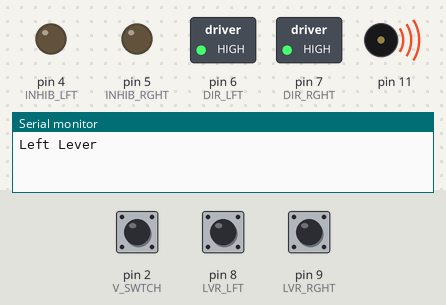
The sketch below on a simulated Arduino Uno, built with avr-gcc and run on an emulated ATmega328P. Parts: switched loads named in the sketch (green lamp = pin HIGH), output pins drawn as LEDs (lit = HIGH), buzzer (waves = sounding), the last lines printed to the serial monitor. Dashed ring = blinking. Inputs (shaded band) come from the test bench; at power-on: pin 2 (V_SWTCH) HIGH, pin 8 (LVR_LFT) HIGH, pin 9 (LVR_RGHT) HIGH.

Above: at 0.3 s.
At 3.5 s:
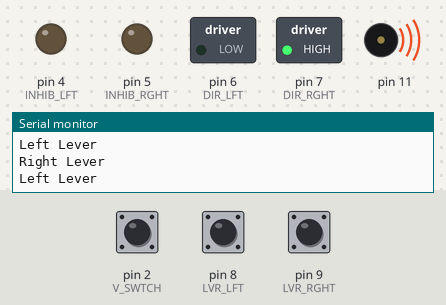
Timing chart, 0 to 5.8 s (numbered marks = the images above):
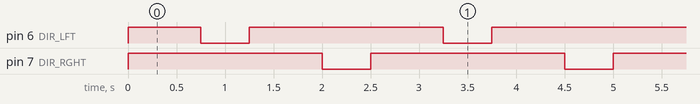

Measured:
- by itself, pin 6 (DIR_LFT): repeats every 2.5 s: LOW 0.50 s, HIGH 2.0 s
- by itself, pin 7 (DIR_RGHT): alternates HIGH for 2.0 s and LOW for 0.50 s
- by itself, everything shown: repeats every 2.5 s, in 5 steps

The sketch:

rovercard_student.ino
```cpp
//rovercard_student: No remote control code, only bumpers.

#include <Tone.h> //tone functions, allows output of square waves

int INHIB_LFT = 4; //ON-OFF left, when LOW, motors inhibited
int INHIB_RGHT = 5; //ON-OFF right, when LOW, motors inhibited
int DIR_LFT = 6; //direction left, when LOW, motor reversed
int DIR_RGHT = 7; //direction right, when LOW, motor reversed
int LVR_LFT = 8; //bumper switch left, high when pressed
int LVR_RGHT = 9; //bumper switch right, high when pressed
int PHOT_LFT = 1; //phototransistor left, analog pin 1
int PHOT_RGHT = 0; //phototransistor right, analog pin 0
int V_SWTCH = 2; //vulnerability switch
int CLK_LFT = 10; //clock output left
int CLK_RGHT = 11; //clock output right

char tmpRead = ' ';  //temporary serial value
int user_stopped = 0; //has the user stopped the rover using the remote?
Tone velocityL; //actually speed of left
Tone velocityR; //actually speed of right

void setup() {
  Serial.begin(9600);
  for(int ii =4; ii<=11; ii++) {
    pinMode(ii, OUTPUT);   //set up all of the inhibs, clock, etc as output
  }
  pinMode(V_SWTCH, INPUT); //V switch input
  pinMode(LVR_LFT, INPUT);
  pinMode(LVR_RGHT, INPUT);
  digitalWrite(V_SWTCH, LOW);
  digitalWrite(LVR_LFT, HIGH); //enable internal pullup.
  digitalWrite(LVR_RGHT, HIGH);

  velocityL.begin(CLK_LFT); //set up frequency output pins. don't need to do this again
  velocityR.begin(CLK_RGHT);
  velocityL.play(2000);  //2KHz square wave
  velocityR.play(2000); //2Khz square wave. These are changeable live, just be careful.

  digitalWrite(INHIB_LFT, LOW); //inhibit both motors
  digitalWrite(INHIB_RGHT, LOW);
  user_stopped = 1;
  attachInterrupt(0, interruptroutine, LOW);  //when the V-switch is flicked to the side, call interruptroutine function
}

void loop() {
  if((digitalRead(LVR_LFT)==HIGH)) {
    Serial.println("Left Lever");
    digitalWrite(DIR_LFT, HIGH);  //back up
    digitalWrite(DIR_RGHT, HIGH);
    delay(750);
    digitalWrite(DIR_LFT, LOW); //turn right
    delay(500);
    digitalWrite(DIR_RGHT, LOW); //go back to going forward
  }

  if((digitalRead(LVR_RGHT)==HIGH)) {
    Serial.println("Right Lever");
    digitalWrite(DIR_LFT, HIGH); //back up
    digitalWrite(DIR_RGHT, HIGH);
    delay(750);
    digitalWrite(DIR_RGHT, LOW); //turn left
    delay(500);
    digitalWrite(DIR_LFT, LOW); //go back to going forward.
  }

}
//Vulnerability switch interrupt handler. YOU MAY NOT TOUCH THIS.
void interruptroutine() {
  digitalWrite(4, LOW); //turn off left motor
  digitalWrite(5, LOW); //turn off right motor
  while(digitalRead(2) == LOW) { //loop until V-switch toggled to center
  }
}
```
